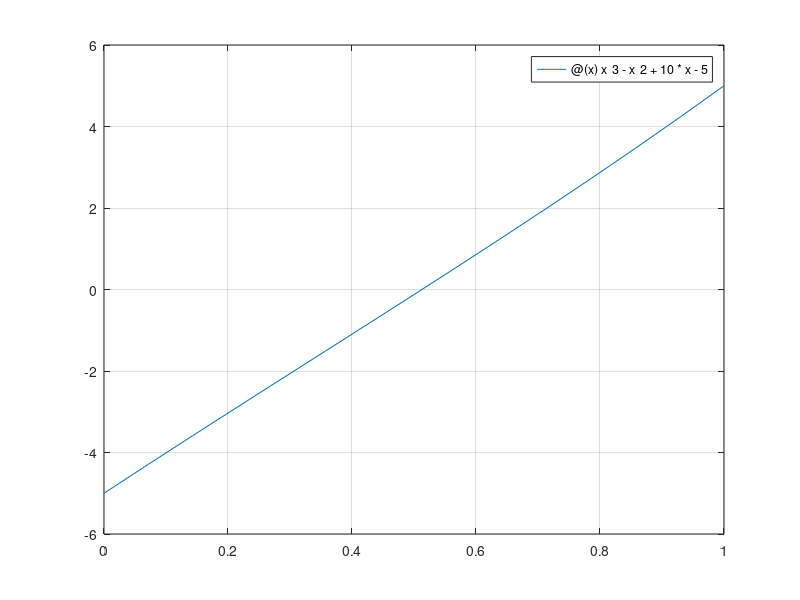
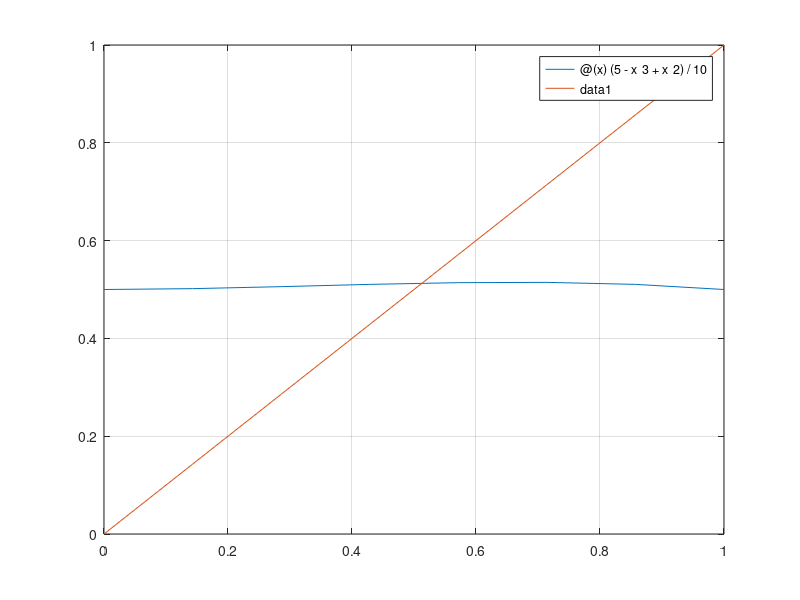
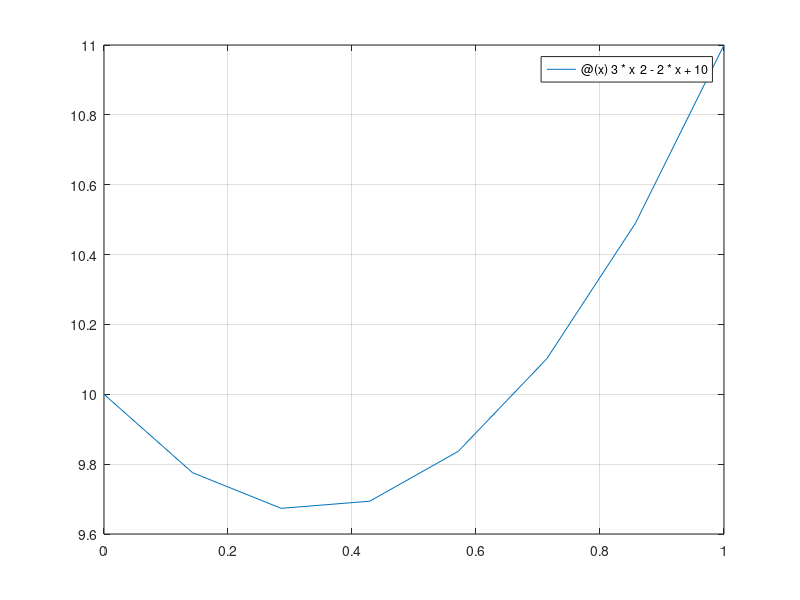

MATLAB code for these plots, in order: (Note: this script raises an error after producing the figures.)
% Função
f=@(x)x^3-x^2+10*x-5;
% Intervalo
a=0; b = 1; 
x0 = (a + b)/2;
%Gráfico da função 
figure
fplot(f, [a, b]);
grid on;
% Função de iteração para o ponto fixo e y(x) = x
g=@(x)(5-x^3+x^2)/10;
y=@(x) x;
figure
fplot(g, [a, b]);
hold on
fplot(y, [a, b]);
grid on;
% Função derivada
df=@(x) 3*x^2-2*x+10;
proverDerivada = 1;
figure
fplot(df, [a, b]);
grid on;

% Cálculo das raízes
%
% Zero do MATLAB
[X,FVAL,EXITFLAG,OUTPUT]=fzero(f,[a,b]);
fprintf('fzero\n');
fprintf('Raiz: %f, Iterações: %d, Valor da raiz: %f\n', X, OUTPUT.iterations, f(X));
OUTPUT.algorithm
% Bissecção 
[r, n] = Bisseccao(f, a, b, 10^-4, 1000);
fprintf('Bisseccao\n');
fprintf('Raiz: %f, Iterações: %d, Valor da raiz: %f\n', r, n, f(r));
% Posição Falsa
[r, n] = PosicaoFalsa(f, a, b, 10^-4, 1000);
fprintf('Posicao Falsa\n');
fprintf('Raiz: %f, Iterações: %d, Valor da raiz: %f\n', r, n, f(r));
% Ponto Fixo
[r, n] = PontoFixo(f, g, x0, 10^-4, 1000);
fprintf('Ponto Fixo\n');
fprintf('Raiz: %f, Iterações: %d, Valor da raiz: %f\n', r, n, f(r));
% Newton Raphson
[r, n] = NewtonRaphson(f, proverDerivada, df, x0, 10^-4, 1000);
fprintf('Newton Raphson\n');
fprintf('Raiz: %f, Iterações: %d, Valor da raiz: %f\n', r, n, f(r));
% Secante
[r, n] = SecanteVisual(f, a, b, 10^-4, 1000);
fprintf('Secante\n');
fprintf('Raiz: %f, Iterações: %d, Valor da raiz: %f\n', r, n, f(r));











